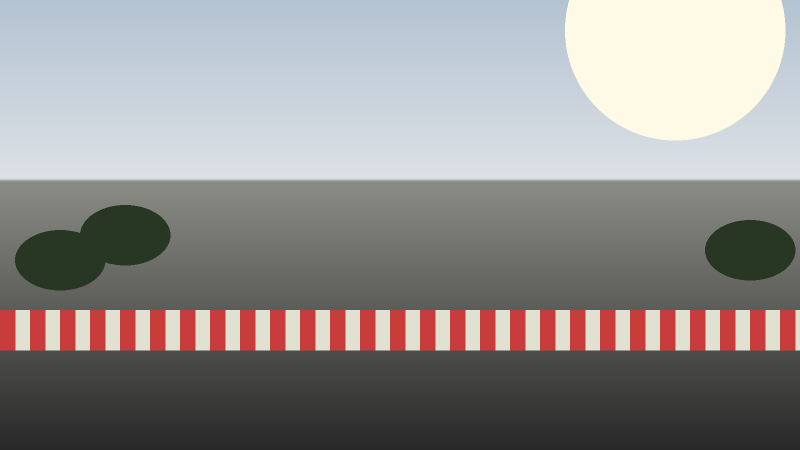
#> input picture docs/screenshots/mockup_src/bg.png, 1600 x 900 px (shown at 1/2 size)
$ python make_mockups.py
#> lines starting #> are read from the running program, lines starting #| are printed output that depends on the picture
"""Three candidate HUD layouts, rendered as real matplotlib frames and
composited over a synthetic 'video' background (bright sky, kerb band,
glare, trackside clutter) so contrast/placement can actually be judged --
not just described.
"""
from __future__ import annotations

import numpy as np
import matplotlib
matplotlib.use("Agg")
import matplotlib.pyplot as plt
import matplotlib.patheffects as pe
from matplotlib.patches import FancyBboxPatch, Circle
from PIL import Image

W, H, DPI = 1600, 900, 100
OUTLINE = [pe.withStroke(linewidth=3, foreground="black")]
GREEN, YELLOW, RED = "#00ff9f", "#ffe14d", "#ff2d55"

from pathlib import Path
BASE = str(Path(__file__).parent)
OUT_DIR = str(Path(__file__).parent.parent)

# ---- synthetic session data (2 laps, ~85s each, go-kart-ish speed trace) ----
t = np.linspace(0, 170, 600)
speed = 55 + 30 * np.sin(t / 6) ** 2 + 5 * np.sin(t / 1.3)
speed = np.clip(speed, 8, 95)
lap_marks = [0, 85, 170]
angle = t / 170 * 4 * np.pi
lon = 0.002 * np.cos(angle) + np.linspace(0, 0.0005, len(t))
lat = 0.0015 * np.sin(angle * 1.3)
g_lat = 0.9 * np.sin(angle * 1.3) + 0.05 * np.random.default_rng(3).normal(size=len(t))
g_lon = 0.6 * np.cos(angle * 0.7) + 0.05 * np.random.default_rng(4).normal(size=len(t))

F = 420  # "current frame" index for the mockup
cur_speed = speed[F]
cur_g = float(np.hypot(g_lat[F], g_lon[F]))
speed_color = GREEN if cur_speed / 95 < 0.5 else YELLOW if cur_speed / 95 < 0.8 else RED


def new_fig():
    fig = plt.figure(figsize=(W / DPI, H / DPI), dpi=DPI)
    fig.patch.set_alpha(0.0)
    return fig


def panel(fig, rect, radius=0.02, alpha=0.42):
    """A rounded, semi-transparent dark backing panel for contrast, in
    figure-fraction coordinates (l, b, w, h)."""
    l, b, w, h = rect
    ax = fig.add_axes([0, 0, 1, 1])
    ax.set_xlim(0, 1)
    ax.set_ylim(0, 1)
    ax.axis("off")
    ax.patch.set_alpha(0)
    box = FancyBboxPatch(
        (l, b), w, h, boxstyle=f"round,pad=0,rounding_size={radius}",
        linewidth=1.2, edgecolor=(1, 1, 1, 0.18), facecolor=(0.02, 0.05, 0.06, alpha),
        transform=fig.transFigure, zorder=1,
    )
    ax.add_patch(box)
    return ax


def speedo_axes(fig, rect):
    ax = fig.add_axes(rect)
    ax.set_xlim(0, 1); ax.set_ylim(0, 1); ax.axis("off"); ax.patch.set_alpha(0)
    theta = np.linspace(np.pi, 0, 100)
    rad = 0.36
    ax_x = 0.5 + rad * np.cos(theta)
    ax_y = 0.32 + rad * np.sin(theta)
    ax.plot(ax_x, ax_y, color="white", lw=2, alpha=0.15)
    r = min(cur_speed / 95, 1.0)
    idx = int(r * 100)
    ax.plot(ax_x[:idx], ax_y[:idx], lw=9, solid_capstyle="round", color=speed_color, path_effects=OUTLINE)
    ax.text(0.5, 0.30, f"{int(cur_speed)}", fontsize=48, color="white", ha="center", fontweight="bold", path_effects=OUTLINE)
    ax.text(0.5, 0.16, "KM/H", fontsize=13, color=GREEN, ha="center", fontweight="bold", path_effects=OUTLINE)
    ax.text(0.06, 0.90, "LAP 2", fontsize=16, color="cyan", ha="left", fontweight="bold", path_effects=OUTLINE)
    ax.text(0.94, 0.90, "LAST 41.82s", fontsize=13, color=YELLOW, ha="right", fontweight="bold", path_effects=OUTLINE)
    return ax


def minimap_axes(fig, rect):
    ax = fig.add_axes(rect)
    ax.set_aspect("equal"); ax.axis("off"); ax.patch.set_alpha(0)
    ax.plot(lon, lat, color="cyan", lw=2, alpha=0.35)
    tail = slice(max(0, F - 150), F + 1)
    ax.plot(lon[tail], lat[tail], color=GREEN, lw=3, alpha=0.95, path_effects=OUTLINE)
    ax.plot([lon[F]], [lat[F]], "o", color="white", mec="red", mew=2, ms=9, zorder=5)
    return ax


def gg_axes(fig, rect):
    ax = fig.add_axes(rect)
    ax.set_xlim(-1.5, 1.5); ax.set_ylim(-1.5, 1.5); ax.set_aspect("equal"); ax.axis("off"); ax.patch.set_alpha(0)
    ax.add_artist(Circle((0, 0), 0.75, color="white", fill=False, alpha=0.25, ls="--"))
    ax.add_artist(Circle((0, 0), 1.5, color="white", fill=False, alpha=0.4))
    tail = slice(max(0, F - 15), F + 1)
    ax.plot(g_lat[tail], g_lon[tail], color="cyan", lw=2, alpha=0.7, path_effects=OUTLINE)
    ball_color = RED if cur_g > 1.0 else YELLOW if cur_g > 0.5 else GREEN
    ax.plot([g_lat[F]], [g_lon[F]], "o", color=ball_color, mec="white", mew=1.5, ms=13, zorder=5)
    ax.text(0.04, 0.90, f"{cur_g:.2f} G", transform=ax.transAxes, color="white", fontsize=12, fontweight="bold", path_effects=OUTLINE)
    return ax


def session_graph_axes(fig, rect, compact=False):
#> called with compact = True
    ax = fig.add_axes(rect)
    ax.axis("off"); ax.patch.set_alpha(0)
    ax.set_xlim(t.min(), t.max())
    ax.set_ylim(0, speed.max() * 1.15)
    ax.plot(t, speed, color="white", alpha=0.25, lw=1)
    for lm in lap_marks[1:-1]:
        ax.axvline(lm, color=YELLOW, ls="--", alpha=0.35, lw=1)
    ax.plot(t[:F + 1], speed[:F + 1], color=GREEN, lw=2.2, path_effects=OUTLINE)
    ax.plot([t[F]], [speed[F]], "o", color=RED, ms=7, mec="white", zorder=5)
    if not compact:
        ax.text(0.01, 0.82, "SESSION", transform=ax.transAxes, color="white", fontsize=9, fontweight="bold", path_effects=OUTLINE)
    return ax


def composite(fig, name):
#> called with name = 'design_A_corner_panels'
    fig.canvas.draw()
    w, h = fig.canvas.get_width_height()
    hud = Image.frombuffer("RGBA", (w, h), fig.canvas.buffer_rgba(), "raw", "RGBA", 0, 1).copy()
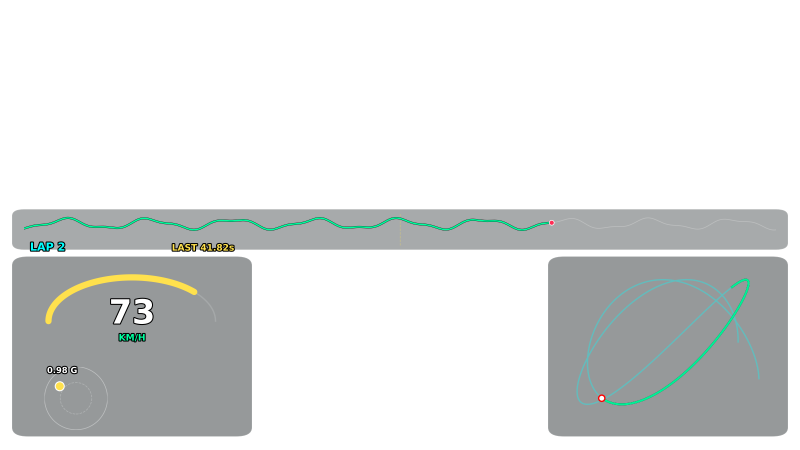
#> hud: PIL image 1600x900 RGBA (shown at 1/2 size); mean R, G, B, A 175, 178.8, 178.5, 35.9; transparent parts drawn white
    bg = Image.open(f"{BASE}/bg.png").convert("RGBA")
    out = Image.alpha_composite(bg, hud)
    out.convert("RGB").save(f"{OUT_DIR}/{name}.png", quality=92)
    plt.close(fig)
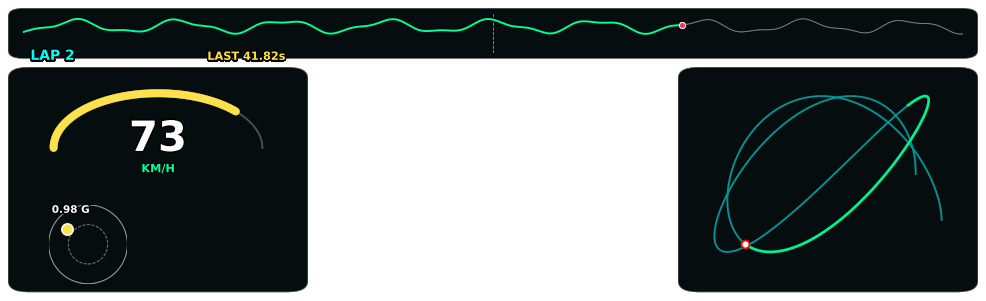
#> figure drawn by matplotlib, 7 panels
    print(f"saved {name}")


# ---------------------------------------------------------------------------
# Design A: corner panels -- rounded translucent backing behind each widget,
# tucked into the bottom-left / bottom-right corners; GG folded into the
# bottom-left panel under the speedo; thin full-width session strip pinned
# along the very bottom edge, behind/between the two corner panels.
# ---------------------------------------------------------------------------
figA = new_fig()
panel(figA, (0.015, 0.03, 0.30, 0.40))
panel(figA, (0.685, 0.03, 0.30, 0.40))
panel(figA, (0.015, 0.445, 0.97, 0.09), radius=0.015, alpha=0.35)
speedo_axes(figA, [0.02, 0.20, 0.29, 0.27])
gg_axes(figA, [0.045, 0.045, 0.10, 0.14])
minimap_axes(figA, [0.71, 0.06, 0.25, 0.36])
session_graph_axes(figA, [0.03, 0.455, 0.94, 0.07], compact=True)
composite(figA, "design_A_corner_panels")

# ---------------------------------------------------------------------------
# Design B: one continuous bottom bar -- speed+lap on the left third, a
# wider session sparkline in the middle, minimap on the right third; GG
# moved up to a small unobtrusive top-right gauge since it's the least
# glanceable-at-a-distance widget.
# ---------------------------------------------------------------------------
figB = new_fig()
panel(figB, (0.0, 0.0, 1.0, 0.30), radius=0.0, alpha=0.5)
speedo_axes(figB, [0.01, 0.015, 0.20, 0.275])
session_graph_axes(figB, [0.235, 0.05, 0.45, 0.20])
minimap_axes(figB, [0.70, 0.02, 0.27, 0.27])
panel(figB, (0.855, 0.70, 0.13, 0.22))
gg_axes(figB, [0.865, 0.715, 0.11, 0.19])
composite(figB, "design_B_bottom_bar")
#> call 2 of composite, with name = 'design_B_bottom_bar'
#> in composite (call 2), `hud = Image.frombuffer("RGBA", (w, h), fig.canvas.buffer_rgba(), "raw"..`:
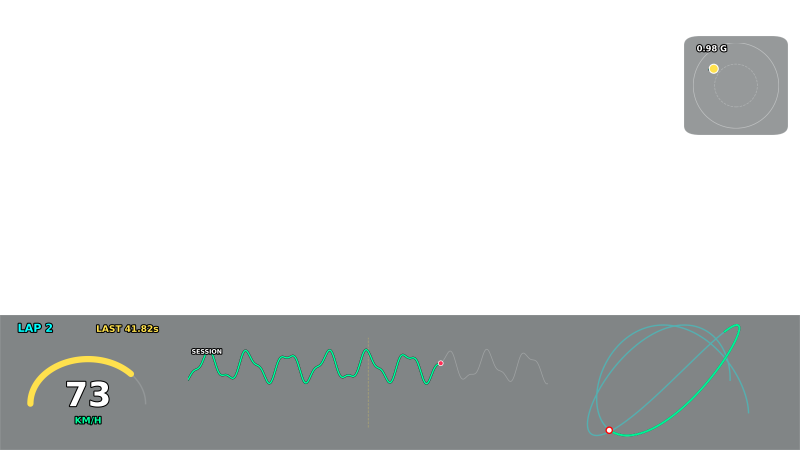
#> hud: PIL image 1600x900 RGBA (shown at 1/2 size); mean R, G, B, A 174.5, 178.1, 178, 43.3; transparent parts drawn white
#> in composite (call 2), `out = Image.alpha_composite(bg, hud)`:
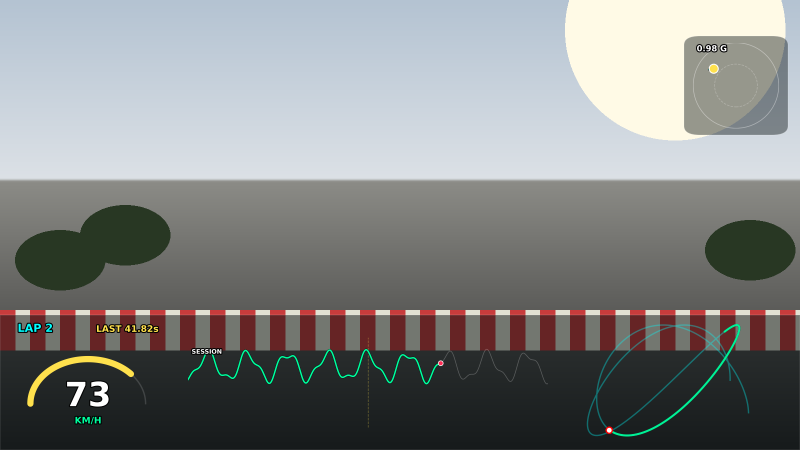
#> out: PIL image 1600x900 RGBA (shown at 1/2 size); mean R, G, B, A 130.6, 132.7, 132, 255
#> in composite (call 2), `plt.close(fig)`:
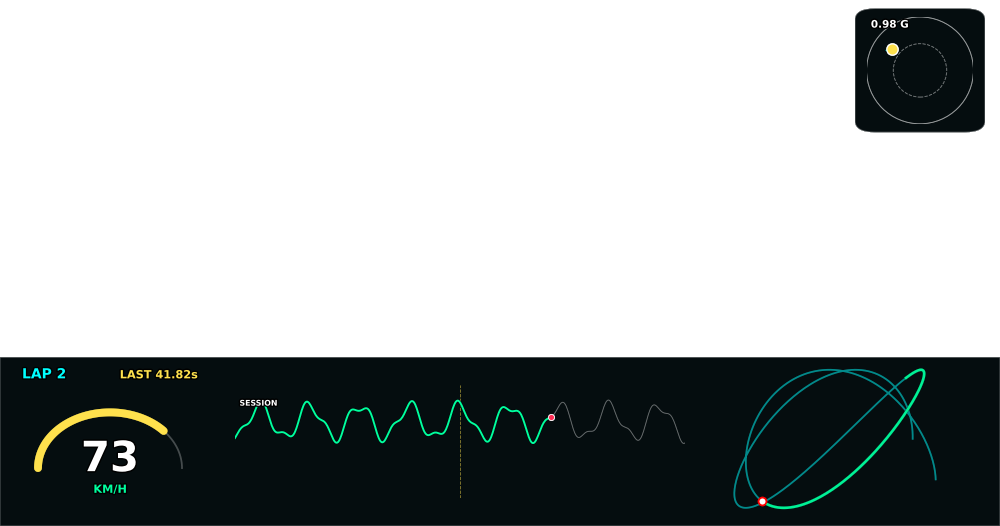
#> figure drawn by matplotlib, 6 panels

# ---------------------------------------------------------------------------
# Design C: floating glow, no background panels at all -- relies purely on
# heavy black outline/shadow strokes for contrast against a busy
# background; bottom-left speed, bottom-right minimap+GG combined, a thin
# full-width sparkline glued to the very bottom edge with a soft drop
# shadow band beneath it.
# ---------------------------------------------------------------------------
figC = new_fig()
ax_shadow = figC.add_axes([0, 0, 1, 1]); ax_shadow.axis("off"); ax_shadow.patch.set_alpha(0)
ax_shadow.set_xlim(0, 1); ax_shadow.set_ylim(0, 1)
from matplotlib.patches import Rectangle
ax_shadow.add_patch(Rectangle((0, 0.0), 1, 0.05, transform=figC.transFigure, facecolor=(0, 0, 0, 0.55), edgecolor="none"))
speedo_axes(figC, [0.01, 0.20, 0.27, 0.30])
minimap_axes(figC, [0.735, 0.16, 0.24, 0.34])
gg_axes(figC, [0.775, 0.02, 0.16, 0.16])
session_graph_axes(figC, [0.02, 0.005, 0.96, 0.055], compact=True)
composite(figC, "design_C_floating_glow")
#> call 3 of composite, with name = 'design_C_floating_glow'
#> in composite (call 3), `hud = Image.frombuffer("RGBA", (w, h), fig.canvas.buffer_rgba(), "raw"..`:
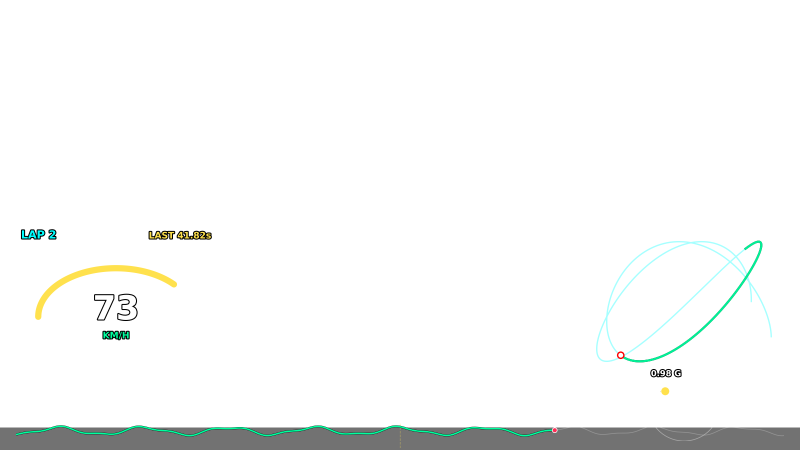
#> hud: PIL image 1600x900 RGBA (shown at 1/2 size); mean R, G, B, A 239.9, 241.8, 240.9, 10.2; transparent parts drawn white
#> in composite (call 3), `plt.close(fig)`:
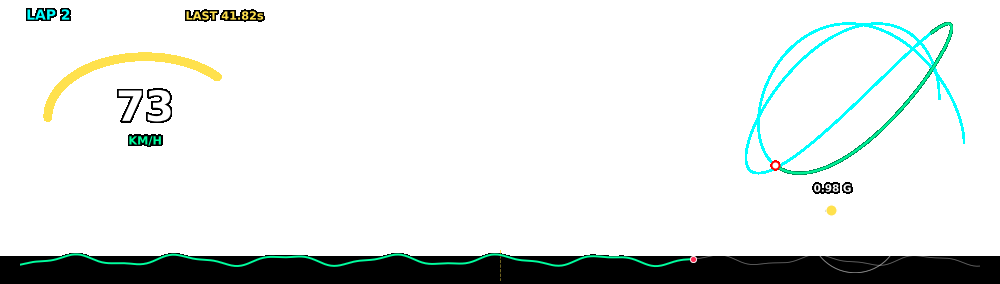
#> figure drawn by matplotlib, 5 panels
